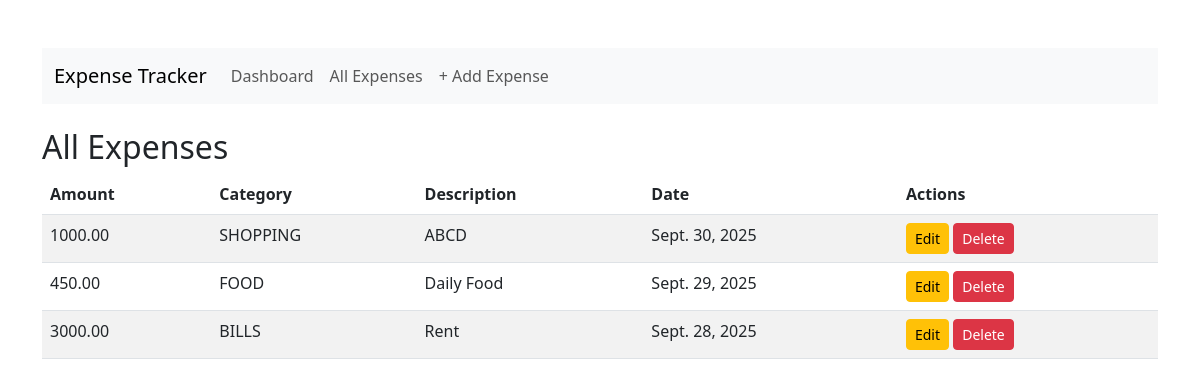
The page / on the database its author committed.
### tracker/models.py (models this page shows, shortened)
class Expense(models.Model):
    CATEGORY_CHOICES = [
        ('FOOD', 'Food'),
        ('TRAVEL', 'Travel'),
        ('SHOPPING', 'Shopping'),
        ('BILLS', 'Bills'),
        ('OTHER', 'Other'),
    ]
    amount = models.DecimalField(max_digits=10, decimal_places=2)
    category = models.CharField(max_length=20, choices=CATEGORY_CHOICES)
    description = models.TextField(blank=True)
    date = models.DateField()

### tracker/views.py (the view)
# urls.py: path('', views.list_expenses, name='list_expenses'),
def list_expenses(request):
    expenses = Expense.objects.all().order_by('-date')
    return render(request, 'tracker/list_expenses.html', {'expenses': expenses})

### tracker/templates/tracker/list_expenses.html (shortened to what this page needs)
{% extends 'tracker/base.html' %}
{% block content %}
<h2>All Expenses</h2>
<table class="table table-striped">
    <thead>
        <tr>
            <th>Amount</th>
            <th>Category</th>
            <th>Description</th>
            <th>Date</th>
            <th>Actions</th>
        </tr>
    </thead>
    <tbody>
        {% for expense in expenses %}
        <tr>
            <td>{{ expense.amount }}</td>
            <td>{{ expense.category }}</td>
            <td>{{ expense.description }}</td>
            <td>{{ expense.date }}</td>
            <td>
                <a href="{% url 'edit_expense' expense.id %}" class="btn btn-warning btn-sm">Edit</a>
                <form method="POST" action="{% url 'delete_expense' expense.id %}" style="display:inline;">
                    <button type="submit" class="btn btn-danger btn-sm">Delete</button>
                </form>
            </td>
        </tr>
        {% empty %}
        <tr>
            <td colspan="5">No expenses yet.</td>
        </tr>
        {% endfor %}
    </tbody>
</table>
{% endblock %}

### rows shown on the page
Expense: amount "1000.00", category "SHOPPING", description "ABCD", date "Sept. 30, 2025"
Expense: amount "450.00", category "FOOD", description "Daily Food", date "Sept. 29, 2025"
Expense: amount "3000.00", category "BILLS", description "Rent", date "Sept. 28, 2025"
